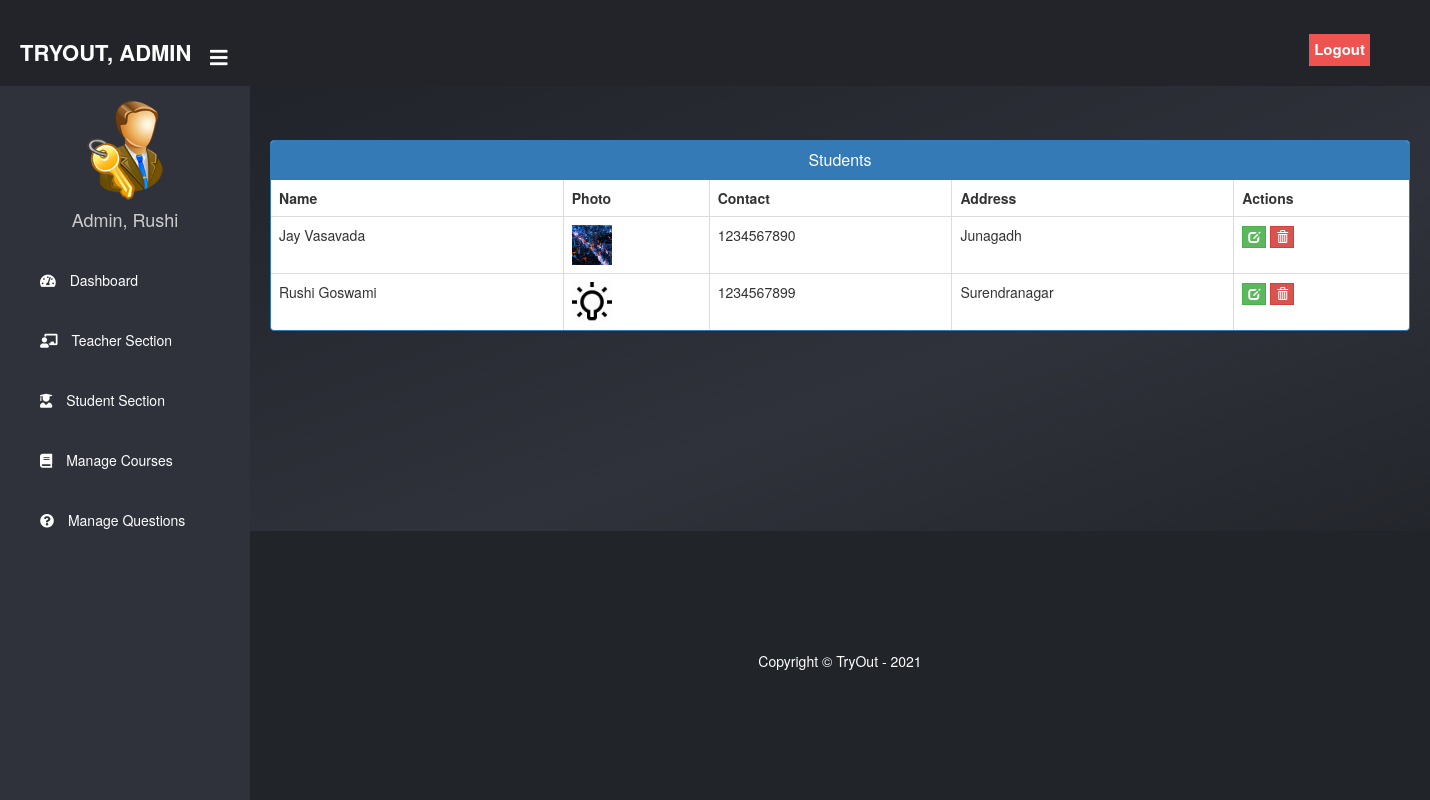
The page /admin-view-student (signed in) on the database its author committed.
### student/models.py (models this page shows, shortened)
class Student(models.Model):
    user=models.OneToOneField(User,on_delete=models.CASCADE)
    profile_pic= models.ImageField(upload_to='profile_pic/Student/',null=True,blank=True)
    address = models.CharField(max_length=40)
    mobile = models.CharField(max_length=20,null=False)
    @property
    def get_name(self):
        return self.user.first_name+" "+self.user.last_name

### exam/views.py (the view)
# urls.py: path('admin-view-student', views.admin_view_student_view,name='admin-view-student'),
@login_required(login_url='adminlogin')
def admin_view_student_view(request):
    students= SMODEL.Student.objects.all()
    return render(request,'exam/admin_view_student.html',{'students':students})

### templates/exam/admin_view_student.html (shortened to what this page needs)
{% extends 'exam/adminbase.html' %} {% block content %} {%load static%}
<head>
	<link
		href="//netdna.bootstrapcdn.com/bootstrap/3.0.0/css/bootstrap.min.css"
		rel="stylesheet"
		id="bootstrap-css"
	/>
</head>
<br />
<br />
<div class="container">
	<div class="panel panel-primary">
		<div class="panel-heading">
			<h6 class="panel-title">Students</h6>
		</div>
		<table class="table table-hover table-bordered" id="dev-table">
			<thead>
				<tr>
					<th>Name</th>
					<th>Photo</th>
					<th>Contact</th>
					<th>Address</th>
					<th>Actions</th>
				</tr>
			</thead>
			{% for t in students %}
			<tr>
				<td>{{t.get_name}}</td>
				<td>
					<img src="{% static t.profile_pic.url %}" alt="Profile Pic" height="40px" width="40px" />
				</td>
				<td>{{t.mobile}}</td>
				<td>{{t.address}}</td>
				<td>
					<a
						class="btn btn-success btn-xs"
						style="border-radius: 0%"
						href="{% url 'update-student' t.id  %}"
					>
						<span class="glyphicon glyphicon-edit"></span>
					</a>
					<a
						class="btn btn-danger btn-xs"
						style="border-radius: 0%"
						href="{% url 'delete-student' t.id  %}"
					>
						<span class="glyphicon glyphicon-trash"></span>
					</a>
				</td>
			</tr>
			{% endfor %}
		</table>
	</div>
</div>
<br />
<br />
<br />
<br />
<br />
<br />
{% endblock content %}

### templates/exam/adminbase.html (shortened to what this page needs)
<!DOCTYPE html>
{% load static %}
<html lang="en" dir="ltr">
	<head>
		<link
			rel="stylesheet"
			href="https://cdnjs.cloudflare.com/ajax/libs/font-awesome/5.12.1/css/all.min.css"
		/>
	</head>
	<body>
		<header>
			<label for="check">
				<i style="left: 210px; margin-top: 17px" class="fas fa-bars" id="sidebar_btn"></i>
			</label>
			<div class="left_area">
				<h3>TryOut, Admin</h3>
			</div>
			<div class="right_area">
				<a href="/logout" class="logout_btn" style="border-radius: 0px">Logout</a>
			</div>
		</header>
		<div class="sidebar">
			<center>
				<img src="{% static "image/admin.png" %}" class="profile_image" alt="">
				<h4>Admin, {{request.user.first_name}}</h4>
			</center>
			<a href="/admin-dashboard">
				<i class="fas fa-tachometer-alt"></i>
				<span>Dashboard</span>
			</a>
			<a href="/admin-teacher">
				<i class="fas fa-chalkboard-teacher"></i>
				<span>Teacher Section</span>
			</a>
			<a href="/admin-student">
				<i class="fas fa-user-graduate"></i>
				<span>Student Section</span>
			</a>
			<a href="/admin-course">
				<i class="fas fa-book"></i>
				<span>Manage Courses</span>
			</a>
			<a href="/admin-question">
				<i class="fas fa-question-circle"></i>
				<span>Manage Questions</span>
			</a>
		</div>
		<div class="content">
			<br />
			<br />
			<br />
			<br />
			<br />
			{% block content %} {% endblock content %}
			<br />
			<br />
			<br />
			{% include "exam/footer.html" %}
		</div>
	</body>
</html>

### templates/exam/adminbase.html (style rules this page uses)
a:link { text-decoration: none; }
body { margin: 0; padding: 0; font-family: 'Gill Sans', sans-serif; }
header { position: fixed; background: #22242a; padding: 20px; width: 100%; z-index: 1; }
.left_area h3 { color: #fff; margin: 0px; text-transform: uppercase; font-size: 22px; font-weight: 900; }
.logout_btn { padding: 5px; background: #ef5350; text-decoration: none; float: right; margin-top: -30px; margin-right: 40px; border-radius: 2px; font-size: 15px; font-weight: 600; color: #fff; transition: 0.5s; }
.sidebar { background: #2f323a; margin-top: 70px; padding-top: 30px; position: fixed; left: 0; width: 250px; height: 100%; transition: 0.5s; transition-property: left; }
.sidebar .profile_image { width: 100px; height: 100px; border-radius: 100px; margin-bottom: 10px; }
.sidebar h4 { color: #ccc; margin-top: 0; margin-bottom: 20px; }
.sidebar a { color: #fff; display: block; width: 100%; line-height: 60px; text-decoration: none; padding-left: 40px; box-sizing: border-box; transition: 0.5s; }
.sidebar i { padding-right: 10px; }
label #sidebar_btn { z-index: 1; color: #fff; position: fixed; cursor: pointer; left: 300px; font-size: 20px; margin: 5px 0; transition: 0.5s; transition-property: color; }
.content { margin-left: 250px; background: linear-gradient(160deg, #1e2127 0%, #2f323a 50%, #1a1c20 100%); background-position: center; background-size: cover; height: 100vh; transition: 0.5s; }

### templates/exam/admin_view_student.html (style rules this page uses)
a:link { text-decoration: none; }
h6 { text-align: center; }

### rows shown on the page
Student: get_name "Jay Vasavada", profile_pic (picture), mobile "1234567890", address "Junagadh"
Student: get_name "Rushi Goswami", profile_pic (picture), mobile "1234567899", address "Surendranagar"

### other values the page prints
{{ request.user.first_name }} "Rushi"
